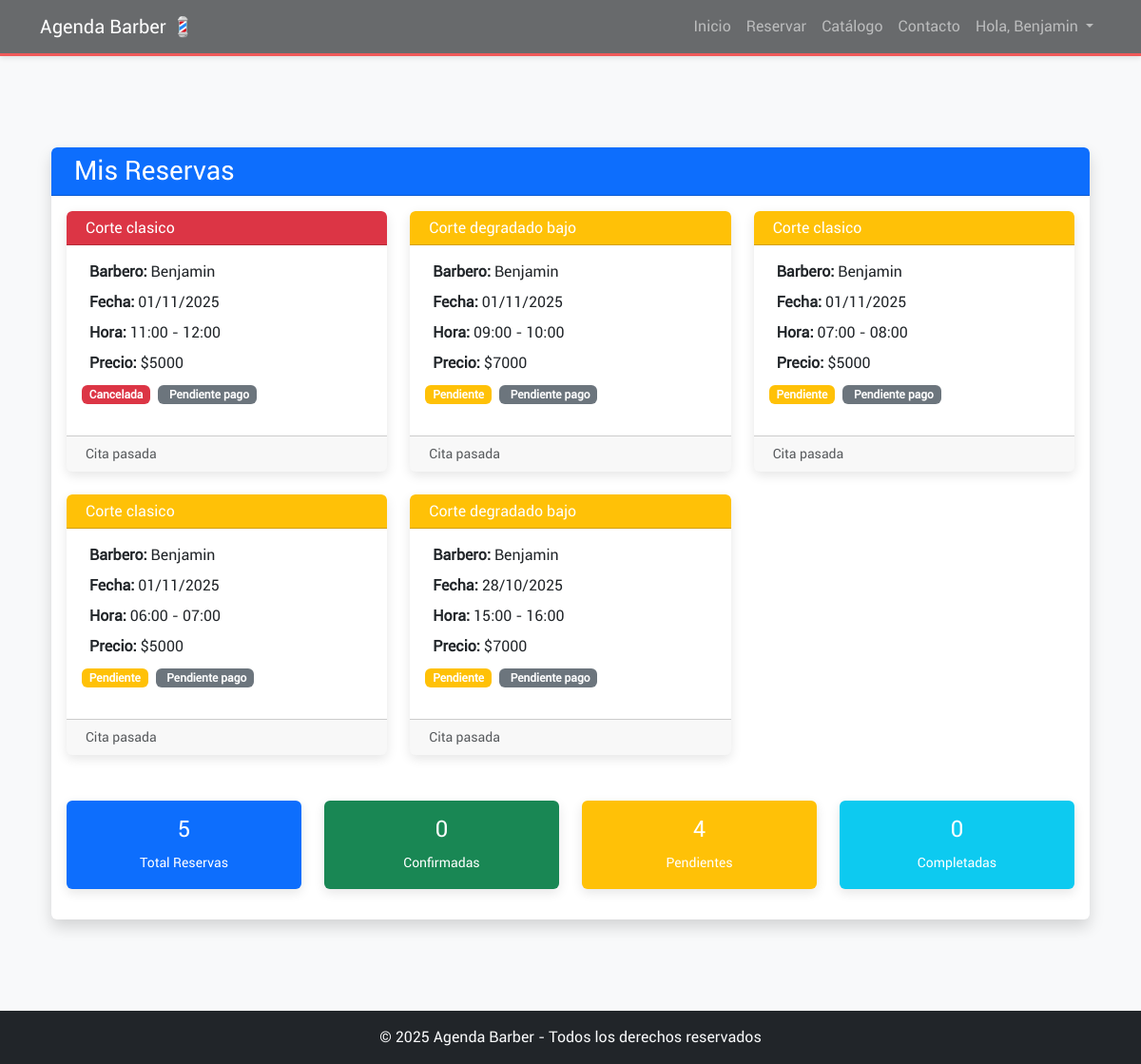
The page /mis-reservas/ (signed in) on the database as committed earlier.
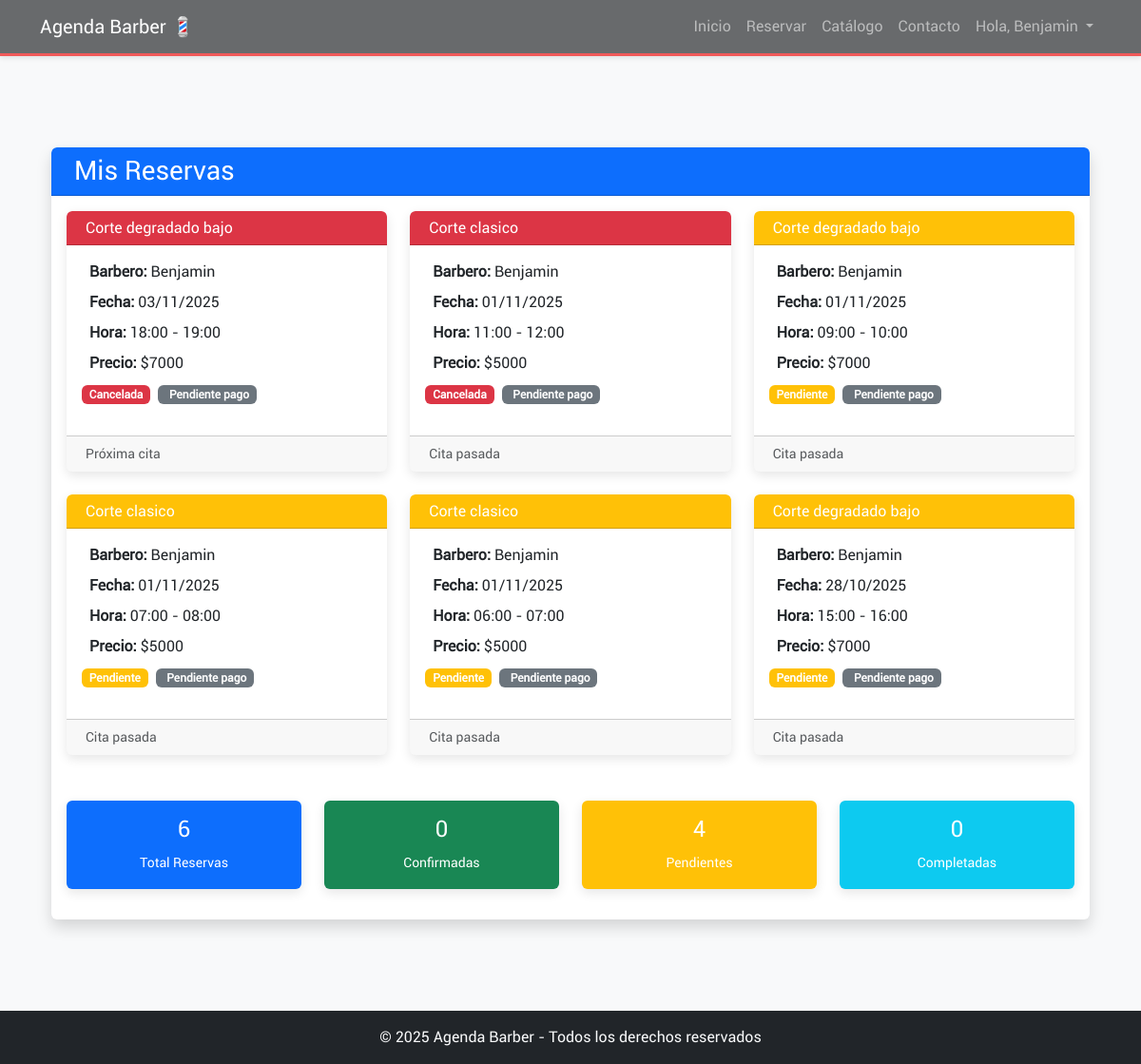
The same page on the database as committed later.
### agendabarber/models.py (models this page shows, shortened)
class Reserva(models.Model):
    cliente = models.ForeignKey(User, on_delete=models.CASCADE)
    barbero = models.ForeignKey(Barbero, on_delete=models.CASCADE)
    servicio = models.ForeignKey(Servicio, on_delete=models.CASCADE)
    inicio = models.DateTimeField(help_text="Hora de inicio de la reserva")
    fin = models.DateTimeField(null=True, blank=True)
    pagado = models.BooleanField(default=False)
    estado = models.CharField(max_length=20, choices=ESTADO_CHOICES, default='Pendiente')

class Servicio(models.Model):
    nombre = models.CharField(max_length=100)
    descripcion = models.TextField(blank=True)
    precio = models.PositiveIntegerField()
    duracion_minutos = models.PositiveIntegerField(
        default=60,
        help_text="Duración del servicio en minutos"
    )
    imagen = models.ImageField(upload_to='servicios/', null=True, blank=True)

class Barbero(models.Model):
    usuario = models.OneToOneField(User, on_delete=models.CASCADE, null=True, blank=True,
                                   help_text="Usuario asociado a este barbero")
    nombre = models.CharField(max_length=100)
    experiencia = models.PositiveIntegerField(help_text="Años de experiencia")
    foto = models.ImageField(upload_to='barberos/', null=True, blank=True)

### agendabarber/views.py (the view)
# urls.py: path('mis-reservas/', views.mis_reservas_cliente, name='mis_reservas'),
def mis_reservas_cliente(request):
    if not request.user.is_authenticated:
        return redirect('login')
    reservas = Reserva.objects.filter(
        cliente=request.user
    ).select_related('barbero', 'servicio').order_by('-inicio')
    total_reservas = reservas.count()
    reservas_confirmadas = reservas.filter(estado='Confirmada').count()
    reservas_pendientes = reservas.filter(estado='Pendiente').count()
    reservas_completadas = reservas.filter(estado='Completada').count()
    context = {
        'reservas': reservas,
        'total_reservas': total_reservas,
        'reservas_confirmadas': reservas_confirmadas,
        'reservas_pendientes': reservas_pendientes,
        'reservas_completadas': reservas_completadas,
        'now': timezone.now(),
    }
    return render(request, 'mis_reservas_cliente.html', context)

### agendabarber/context_processors.py (called while the page is built)
def user_type_context(request):
    context = {
        'es_barbero': False,
        'es_cliente': False,
    }
    if request.user.is_authenticated:
        try:
            Barbero.objects.get(usuario=request.user)
            context['es_barbero'] = True
        except Barbero.DoesNotExist:
            context['es_cliente'] = True
    return context

### agendabarber/templates/mis_reservas_cliente.html (shortened to what the changed rows need)
{% extends "base.html" %}
{% load static %}
{% block content %}
<div class="container my-5">
    <div class="row">
        <div class="col-12">
            <div class="card shadow">
                <div class="card-body">
                    {% if reservas %}
                    <div class="row">
                        {% for reserva in reservas %}
                        <div class="col-md-6 col-lg-4 mb-4">
                            <div
                                class="card h-100 {% if reserva.estado == 'Confirmada' %}border-success{% elif reserva.estado == 'Pendiente' %}border-warning{% elif reserva.estado == 'Cancelada' %}border-danger{% else %}border-info{% endif %}">
                                <div
                                    class="card-header {% if reserva.estado == 'Confirmada' %}bg-success{% elif reserva.estado == 'Pendiente' %}bg-warning{% elif reserva.estado == 'Cancelada' %}bg-danger{% else %}bg-info{% endif %} text-white">
                                    <h6 class="mb-0">
                                        {{ reserva.servicio.nombre }}
                                    </h6>
                                </div>
                                <div class="card-body">
                                    <div class="mb-2">
                                        <strong>Barbero:</strong> {{ reserva.barbero.nombre }}
                                    </div>
                                    <div class="mb-2">
                                        <strong>Fecha:</strong> {{ reserva.inicio|date:"d/m/Y" }}
                                    </div>
                                    <div class="mb-2">
                                        <strong>Hora:</strong> {{ reserva.inicio|date:"H:i" }} - {{ reserva.fin|date:"H:i" }}
                                    </div>
                                    <div class="mb-2">
                                        <strong>Precio:</strong> ${{ reserva.servicio.precio|floatformat:0 }}
                                    </div>
                                    <div class="mb-3">
                                        <span
                                            class="badge {% if reserva.estado == 'Confirmada' %}bg-success{% elif reserva.estado == 'Pendiente' %}bg-warning{% elif reserva.estado == 'Cancelada' %}bg-danger{% else %}bg-info{% endif %}">
                                            {{ reserva.estado }}
                                        </span>
                                        {% if reserva.pagado %}
                                        <span class="badge bg-success ms-1">
                                            <i class="fas fa-check me-1"></i>Pagado
                                        </span>
                                        {% else %}
                                        <span class="badge bg-secondary ms-1">
                                            Pendiente pago
                                        </span>
                                        {% endif %}
                                    </div>
                                </div>
                                <div class="card-footer text-muted small">
                                    {% now "Y-m-d H:i" as current_datetime %}
                                    {% if reserva.inicio|date:"Y-m-d H:i" > current_datetime %}
                                    Próxima cita
                                    {% else %}
                                    Cita pasada
                                    {% endif %}
                                </div>
                            </div>
                        </div>
                        {% endfor %}
                    </div>
                    <div class="row mt-4">
                        <div class="col-md-3 col-6 mb-3">
                            <div class="card bg-primary text-white">
                                <div class="card-body text-center">
                                    <h4>{{ total_reservas }}</h4>
                                    <small>Total Reservas</small>
                                </div>
                            </div>
                        </div>
                        <div class="col-md-3 col-6 mb-3">
                            <div class="card bg-success text-white">
                                <div class="card-body text-center">
                                    <h4>{{ reservas_confirmadas }}</h4>
                                    <small>Confirmadas</small>
                                </div>
                            </div>
                        </div>
                        <div class="col-md-3 col-6 mb-3">
                            <div class="card bg-warning text-white">
                                <div class="card-body text-center">
                                    <h4>{{ reservas_pendientes }}</h4>
                                    <small>Pendientes</small>
                                </div>
                            </div>
                        </div>
                        <div class="col-md-3 col-6 mb-3">
                            <div class="card bg-info text-white">
                                <div class="card-body text-center">
                                    <h4>{{ reservas_completadas }}</h4>
                                    <small>Completadas</small>
                                </div>
                            </div>
                        </div>
                    </div>
                    {% endif %}
                </div>
            </div>
        </div>
    </div>
</div>
{% endblock %}

Rows that differ between the two databases and show on the page:
added Reserva: servicio.nombre "Corte degradado bajo", barbero.nombre "Benjamin", inicio "03/11/2025", inicio "18:00", fin "19:00", servicio.precio "7000", estado "Cancelada", pagado "Pendiente pago", shows "Próxima cita"
Other text that changed with them:
{{ total_reservas }}: "5" → "6"
